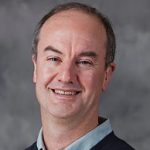
#> input picture P4HOG/image1.jpg, 150 x 150 px; its folder holds 4 pictures in this run
$ python HOG.py   (older library calls are emulated)
#> lines starting #> are read from the running program, lines starting #| are printed output that depends on the picture
# -*- coding: utf-8 -*-
"""
Created on Sat Jul  6 16:43:46 2019

@author: miru
"""
#import cv2
import os
from PIL import Image
import pandas as pd
import numpy as np
import math

""" convert to grayscale """
def convertToGray():
    #gsList = []
    for i in range(1,9):
        #pil_im = Image.open('image' + str(i) + '.jpg').convert('L')
        pil_im = Image.open('image' + str(i) + '.jpg').convert('L')
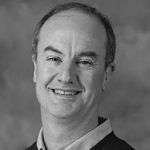
#> pil_im: PIL image 150x150 L; min 1, max 214, mean 109.6
#> pass 3 of the loop in convertToGray, `for i in range(1,9):`:
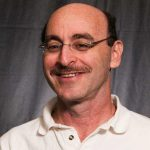
#> input picture P4HOG/image3.jpg, 150 x 150 px
#> in convertToGray, `pil_im = Image.open('image' + str(i) + '.jpg').convert('L')`:
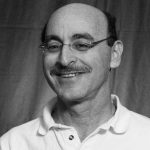
#> pil_im: PIL image 150x150 L; min 3, max 252, mean 116.8
#> the loop made 5 passes; the first 3 are shown
        pil_im.save('grayscale' + str(i) + '.jpg')

""" convert to 2dArray """
# [10 lines left out: function convertToArray, not called in this run]

# [27 lines of commented-out code are left out]


""" convolve two matrices: sobel and pic """
# [26 lines left out: function convolve, not called in this run]

""" get resulting gradient matrix """
# [18 lines left out: function getGradient, not called in this run]


""" get resulting direction matrix """
# [108 lines left out: functions getMagnitude, partitionGrad, partitionDir, partitionImage, gradBin, hogBin, not called in this run]

def main():
    convertToGray()
    picArray = convertToArray()
    #picArray = imagePreProcess()

    #print(picArray[0].shape[0])
    #print(picArray[1].shape[1])
    # now compute magnitude and direction for each pixel
    foFinal = open("output.txt", "w+")
    for i in range(len(picArray)):
        finalGrad1 = getGradient(picArray[i])
        #print(np.isnan(finalGrad1))
        finalDir1 = getMagnitude(picArray[i])
        # [4 lines of commented-out code are left out]
        finalBin = hogBin(picArray[i], finalGrad1, finalDir1)
        print("plzzz", len(finalBin))
    #foFinal = open("output.txt", "w+")
        for j in range(len(finalBin)):

            foFinal.write(str((finalBin[j])) + ",")

        foFinal.write("\n")

        #foFinal.close()
#> (the run stopped early here; a loop or call above may not have finished)
